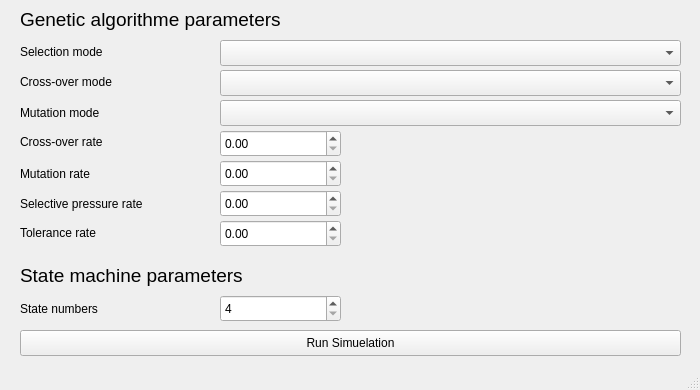
<?xml version="1.0" encoding="UTF-8"?>
<ui version="4.0">
 <class>ParameterWindow</class>
 <widget class="QMainWindow" name="ParameterWindow">
  <property name="geometry">
   <rect>
    <x>0</x>
    <y>0</y>
    <width>700</width>
    <height>390</height>
   </rect>
  </property>
  <property name="minimumSize">
   <size>
    <width>700</width>
    <height>390</height>
   </size>
  </property>
  <property name="maximumSize">
   <size>
    <width>700</width>
    <height>405</height>
   </size>
  </property>
  <property name="windowTitle">
   <string>MainWindow</string>
  </property>
  <widget class="QWidget" name="centralwidget">
   <widget class="QLabel" name="label">
    <property name="geometry">
     <rect>
      <x>20</x>
      <y>4</y>
      <width>351</width>
      <height>31</height>
     </rect>
    </property>
    <property name="font">
     <font>
      <pointsize>14</pointsize>
     </font>
    </property>
    <property name="text">
     <string>Genetic algorithme parameters</string>
    </property>
   </widget>
   <widget class="QLabel" name="label_2">
    <property name="geometry">
     <rect>
      <x>20</x>
      <y>43</y>
      <width>191</width>
      <height>18</height>
     </rect>
    </property>
    <property name="text">
     <string>Selection mode</string>
    </property>
   </widget>
   <widget class="QLabel" name="label_3">
    <property name="geometry">
     <rect>
      <x>20</x>
      <y>73</y>
      <width>191</width>
      <height>18</height>
     </rect>
    </property>
    <property name="text">
     <string>Cross-over mode</string>
    </property>
   </widget>
   <widget class="QLabel" name="label_4">
    <property name="geometry">
     <rect>
      <x>20</x>
      <y>104</y>
      <width>191</width>
      <height>18</height>
     </rect>
    </property>
    <property name="text">
     <string>Mutation mode</string>
    </property>
   </widget>
   <widget class="QLabel" name="label_6">
    <property name="geometry">
     <rect>
      <x>20</x>
      <y>133</y>
      <width>191</width>
      <height>18</height>
     </rect>
    </property>
    <property name="text">
     <string>Cross-over rate</string>
    </property>
   </widget>
   <widget class="QLabel" name="label_7">
    <property name="geometry">
     <rect>
      <x>20</x>
      <y>195</y>
      <width>191</width>
      <height>18</height>
     </rect>
    </property>
    <property name="text">
     <string>Selective pressure rate</string>
    </property>
   </widget>
   <widget class="QLabel" name="label_8">
    <property name="geometry">
     <rect>
      <x>20</x>
      <y>165</y>
      <width>191</width>
      <height>18</height>
     </rect>
    </property>
    <property name="text">
     <string>Mutation rate</string>
    </property>
   </widget>
   <widget class="QLabel" name="label_9">
    <property name="geometry">
     <rect>
      <x>20</x>
      <y>224</y>
      <width>191</width>
      <height>18</height>
     </rect>
    </property>
    <property name="text">
     <string>Tolerance rate</string>
    </property>
   </widget>
   <widget class="QComboBox" name="cmbSelectionMode">
    <property name="geometry">
     <rect>
      <x>220</x>
      <y>40</y>
      <width>461</width>
      <height>26</height>
     </rect>
    </property>
   </widget>
   <widget class="QComboBox" name="cmbCrossOverMode">
    <property name="geometry">
     <rect>
      <x>220</x>
      <y>70</y>
      <width>461</width>
      <height>26</height>
     </rect>
    </property>
   </widget>
   <widget class="QComboBox" name="cmbMutationMode">
    <property name="geometry">
     <rect>
      <x>220</x>
      <y>100</y>
      <width>461</width>
      <height>26</height>
     </rect>
    </property>
   </widget>
   <widget class="QDoubleSpinBox" name="dsbCrossOverRate">
    <property name="geometry">
     <rect>
      <x>220</x>
      <y>130</y>
      <width>121</width>
      <height>27</height>
     </rect>
    </property>
    <property name="maximum">
     <double>1.000000000000000</double>
    </property>
    <property name="singleStep">
     <double>0.100000000000000</double>
    </property>
   </widget>
   <widget class="QDoubleSpinBox" name="dsbMutationRate">
    <property name="geometry">
     <rect>
      <x>220</x>
      <y>160</y>
      <width>121</width>
      <height>27</height>
     </rect>
    </property>
    <property name="maximum">
     <double>1.000000000000000</double>
    </property>
    <property name="singleStep">
     <double>0.100000000000000</double>
    </property>
   </widget>
   <widget class="QDoubleSpinBox" name="dsbSpRate">
    <property name="geometry">
     <rect>
      <x>220</x>
      <y>190</y>
      <width>121</width>
      <height>27</height>
     </rect>
    </property>
   </widget>
   <widget class="QDoubleSpinBox" name="dsbToleranceRate">
    <property name="geometry">
     <rect>
      <x>220</x>
      <y>220</y>
      <width>121</width>
      <height>27</height>
     </rect>
    </property>
   </widget>
   <widget class="QLabel" name="label_5">
    <property name="geometry">
     <rect>
      <x>20</x>
      <y>260</y>
      <width>351</width>
      <height>31</height>
     </rect>
    </property>
    <property name="font">
     <font>
      <pointsize>14</pointsize>
     </font>
    </property>
    <property name="text">
     <string>State machine parameters</string>
    </property>
   </widget>
   <widget class="QLabel" name="label_10">
    <property name="geometry">
     <rect>
      <x>20</x>
      <y>300</y>
      <width>191</width>
      <height>18</height>
     </rect>
    </property>
    <property name="text">
     <string>State numbers</string>
    </property>
   </widget>
   <widget class="QSpinBox" name="sbStateNumbers">
    <property name="geometry">
     <rect>
      <x>220</x>
      <y>295</y>
      <width>121</width>
      <height>27</height>
     </rect>
    </property>
    <property name="minimum">
     <number>4</number>
    </property>
    <property name="value">
     <number>4</number>
    </property>
   </widget>
   <widget class="QPushButton" name="btnRun">
    <property name="geometry">
     <rect>
      <x>20</x>
      <y>330</y>
      <width>661</width>
      <height>26</height>
     </rect>
    </property>
    <property name="text">
     <string>Run Simuelation</string>
    </property>
   </widget>
  </widget>
  <widget class="QMenuBar" name="menubar">
   <property name="geometry">
    <rect>
     <x>0</x>
     <y>0</y>
     <width>700</width>
     <height>23</height>
    </rect>
   </property>
  </widget>
  <widget class="QStatusBar" name="statusbar"/>
 </widget>
 <resources/>
 <connections/>
</ui>
